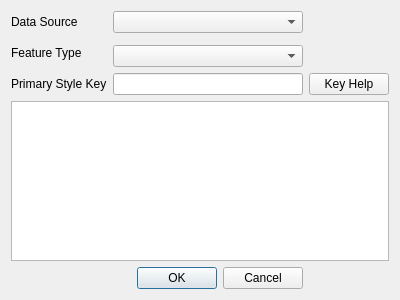
<?xml version="1.0" encoding="UTF-8"?>
<ui version="4.0">
 <class>NewStopLeveStyle</class>
 <widget class="QDialog" name="NewStopLeveStyle">
  <property name="geometry">
   <rect>
    <x>0</x>
    <y>0</y>
    <width>400</width>
    <height>300</height>
   </rect>
  </property>
  <property name="windowTitle">
   <string>New Top Level Style</string>
  </property>
  <layout class="QGridLayout" name="gridLayout">
   <item row="0" column="0">
    <widget class="QLabel" name="label_3">
     <property name="text">
      <string>Data Source</string>
     </property>
    </widget>
   </item>
   <item row="0" column="1">
    <widget class="QComboBox" name="dataSource"/>
   </item>
   <item row="1" column="0" rowspan="2" colspan="2">
    <widget class="QLabel" name="label_2">
     <property name="text">
      <string>Feature Type</string>
     </property>
    </widget>
   </item>
   <item row="2" column="1">
    <widget class="QComboBox" name="styleType"/>
   </item>
   <item row="3" column="0">
    <widget class="QLabel" name="label">
     <property name="text">
      <string>Primary Style Key</string>
     </property>
    </widget>
   </item>
   <item row="5" column="0" colspan="3">
    <widget class="QListWidget" name="keyList"/>
   </item>
   <item row="6" column="0" colspan="2">
    <widget class="QDialogButtonBox" name="buttonBox">
     <property name="orientation">
      <enum>Qt::Horizontal</enum>
     </property>
     <property name="standardButtons">
      <set>QDialogButtonBox::Cancel|QDialogButtonBox::Ok</set>
     </property>
    </widget>
   </item>
   <item row="3" column="2">
    <widget class="QPushButton" name="keyHelp">
     <property name="text">
      <string>Key Help</string>
     </property>
    </widget>
   </item>
   <item row="3" column="1">
    <widget class="QLineEdit" name="key"/>
   </item>
  </layout>
 </widget>
 <resources/>
 <connections>
  <connection>
   <sender>buttonBox</sender>
   <signal>accepted()</signal>
   <receiver>NewStopLeveStyle</receiver>
   <slot>accept()</slot>
   <hints>
    <hint type="sourcelabel">
     <x>248</x>
     <y>254</y>
    </hint>
    <hint type="destinationlabel">
     <x>157</x>
     <y>274</y>
    </hint>
   </hints>
  </connection>
  <connection>
   <sender>buttonBox</sender>
   <signal>rejected()</signal>
   <receiver>NewStopLeveStyle</receiver>
   <slot>reject()</slot>
   <hints>
    <hint type="sourcelabel">
     <x>316</x>
     <y>260</y>
    </hint>
    <hint type="destinationlabel">
     <x>286</x>
     <y>274</y>
    </hint>
   </hints>
  </connection>
 </connections>
</ui>
